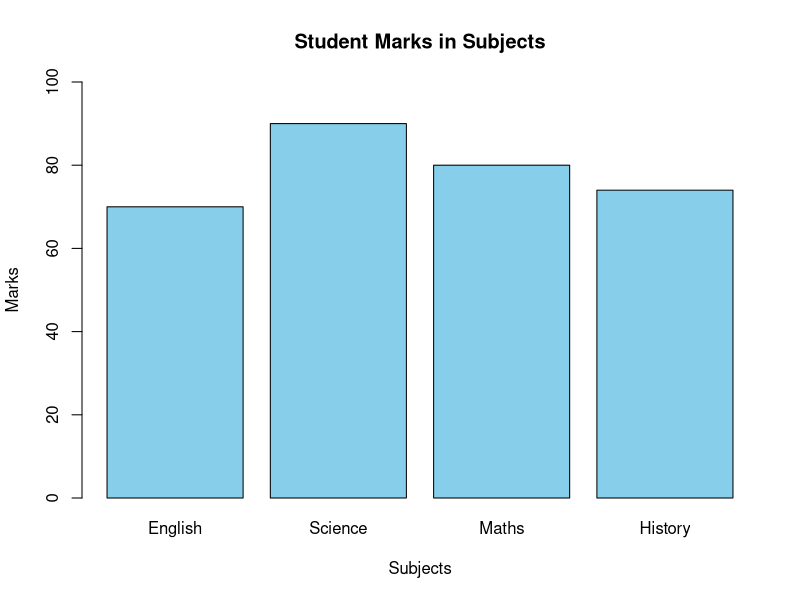

Write R code to recreate this figure.
# Define subjects and corresponding marks
subjects <- c("English", "Science", "Maths", "History")
marks <- c(70, 90, 80, 74)

# Plotting the bar chart
barplot(marks,
        names.arg = subjects,
        col = "skyblue",
        main = "Student Marks in Subjects",
        xlab = "Subjects",
        ylab = "Marks",
        ylim = c(0, 100))

# Calculating the average
average_marks <- mean(marks)

# Print the average
cat("Average Marks:", average_marks, "\n")
